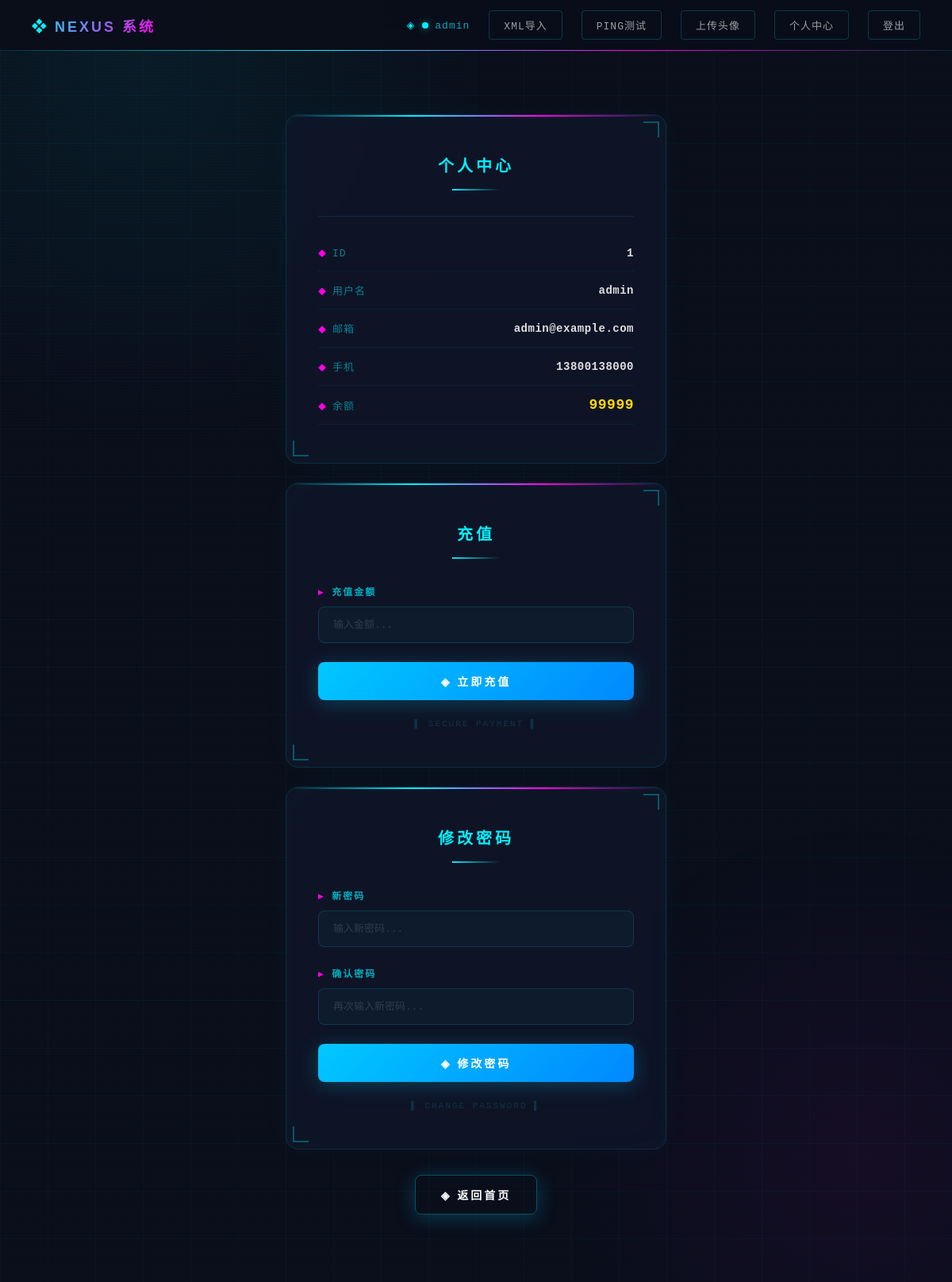
Screenshot of /profile (signed in) with the database file from the repository.
### tables this page shows
CREATE TABLE users (id INTEGER PRIMARY KEY AUTOINCREMENT, username TEXT UNIQUE, password TEXT, email TEXT, phone TEXT, balance INTEGER DEFAULT 0);

### app.py (the view)
@app.route("/profile")
def profile():
    if "username" not in session:
        return redirect("/login")
    username = session.get("username")
    user_data = _get_user_data(username)
    return render_template("profile.html", user=user_data)

### app.py (called while the page is built)
@app.after_request
def add_security_headers(response):
    response.headers["X-Content-Type-Options"] = "nosniff"
    response.headers["X-Frame-Options"] = "DENY"
    response.headers["X-XSS-Protection"] = "1; mode=block"
    response.headers["Content-Security-Policy"] = "default-src 'self'; style-src 'self' 'unsafe-inline'; img-src 'self' data:;"
    response.headers["Referrer-Policy"] = "strict-origin-when-cross-origin"
    return response

@app.before_request
def ensure_csrf_token():
    if 'csrf_token' not in session:
        session['csrf_token'] = secrets.token_hex(16)

def _get_user_data(username):
    if not username:
        return None
    conn = sqlite3.connect(DB_PATH)
    c = conn.cursor()
    c.execute("SELECT id, username, email, phone, balance FROM users WHERE username=?", (username,))
    row = c.fetchone()
    conn.close()
    if row:
        return {
            "id": row[0],
            "username": row[1],
            "email": row[2],
            "phone": row[3],
            "balance": row[4]
        }
    return None

### templates/profile.html (shortened to what this page needs)
{% extends "base.html" %}
{% block content %}
    {% if user %}
        <div class="card">
            <div class="corner-bot-left"></div>
            <h2 class="card-title">个人中心</h2>
            <div class="user-info">
                <div class="info-item">
                    <span class="info-label">ID</span>
                    <span class="info-value">{{ user.id }}</span>
                </div>
                <div class="info-item">
                    <span class="info-label">用户名</span>
                    <span class="info-value">{{ user.username }}</span>
                </div>
                <div class="info-item">
                    <span class="info-label">邮箱</span>
                    <span class="info-value">{{ user.email }}</span>
                </div>
                <div class="info-item">
                    <span class="info-label">手机</span>
                    <span class="info-value">{{ user.phone }}</span>
                </div>
                <div class="info-item">
                    <span class="info-label">余额</span>
                    <span class="info-value" style="color:#ffd700;font-size:18px;">{{ user.balance }}</span>
                </div>
            </div>
        </div>
        <div class="card">
            <div class="corner-bot-left"></div>
            <h2 class="card-title">充值</h2>
            <form method="POST" action="/recharge" class="form">
                <div class="form-group">
                    <label for="amount">充值金额</label>
                    <input type="number" id="amount" name="amount" class="form-input" placeholder="输入金额..." min="1" required>
                </div>
                <button type="submit" class="btn btn-primary btn-block">◈ 立即充值</button>
            </form>
            <div class="terminal-line">
                <span class="blink">▌</span> SECURE PAYMENT <span class="blink">▌</span>
            </div>
        </div>
        <div class="card">
            <div class="corner-bot-left"></div>
            <h2 class="card-title">修改密码</h2>
            <form method="POST" action="/change-password" class="form">
                <div class="form-group">
                    <label for="new_password">新密码</label>
                    <input type="password" id="new_password" name="new_password" class="form-input" placeholder="输入新密码..." required>
                </div>
                <div class="form-group">
                    <label for="confirm_password">确认密码</label>
                    <input type="password" id="confirm_password" name="confirm_password" class="form-input" placeholder="再次输入新密码..." required>
                </div>
                <button type="submit" class="btn btn-primary btn-block">◈ 修改密码</button>
            </form>
            <div class="terminal-line">
                <span class="blink">▌</span> CHANGE PASSWORD <span class="blink">▌</span>
            </div>
        </div>
        <div class="card-actions">
            <a href="/" class="btn btn-primary" style="background:transparent;border:1px solid rgba(0,240,255,0.3);">◈ 返回首页</a>
        </div>
    {% endif %}
{% endblock %}

### templates/base.html (shortened to what this page needs)
<!DOCTYPE html>
<html lang="zh-CN">
<head>
    <link rel="stylesheet" href="/static/css/style.css">
</head>
<body>
    <div class="ambient-glow-2"></div>
    <div class="scanlines"></div>
    <nav class="navbar">
        <div class="nav-brand">NEXUS 系统</div>
        <div class="nav-menu">
            {% if session.get("username") %}
                <span class="nav-welcome"><span class="status-dot"></span>{{ session["username"] }}</span>
                <a href="/xml-import" class="nav-link">XML导入</a>
                <a href="/ping" class="nav-link">Ping测试</a>
                <a href="/upload" class="nav-link">上传头像</a>
                <a href="/profile" class="nav-link">个人中心</a>
                <a href="/logout" class="nav-link">登出</a>
            {% else %}
                <a href="/register" class="nav-link">注册</a>
                <a href="/login" class="nav-link">登录</a>
            {% endif %}
        </div>
    </nav>
    <main class="container">
        {% block content %}{% endblock %}
    </main>
</body>
</html>

### rows the page displays
users: username "admin", id "1", email "admin@example.com", phone "13800138000", balance "99999"
